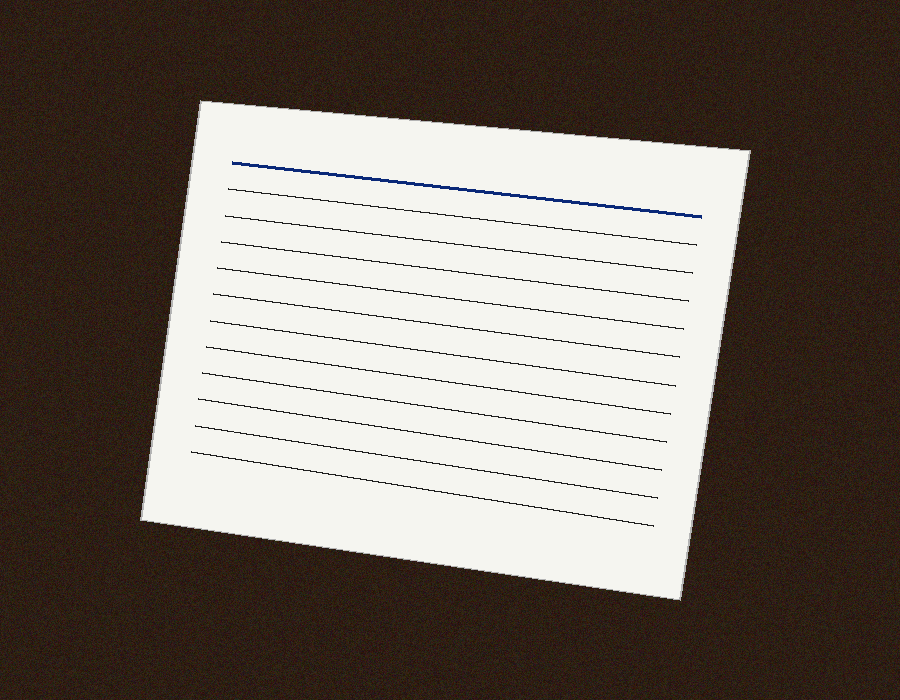
#> input picture dataset/raw/sample_doc_skewed.png, 900 x 700 px
$ python week4_api_test_md4.py
#> lines starting #> are read from the running program, lines starting #| are printed output that depends on the picture
#> in test_image, image is the input picture: shape (700, 900, 3); mean B, G, R 101.6, 109.4, 118.6
### modules/image_enhancer.py

"""
Module 4: Image Enhancement
Chức năng:
    1. Chuyển ảnh sang ảnh xám.
    2. Cân bằng ánh sáng và giảm ảnh hưởng của bóng đổ.
    3. Làm nét văn bản.
    4. Nhị phân hóa thích nghi.
    5. Kết hợp các bước xử lý thành một pipeline hoàn chỉnh.

Đầu vào:
    Ảnh tài liệu dạng NumPy array.

Đầu ra:
    - Ảnh đã cân bằng ánh sáng.
    - Ảnh đã làm nét.
    - Ảnh nhị phân đen trắng.
"""

import os
from typing import Tuple

import cv2
import numpy as np


# ============================================================
# 1. KIỂM TRA ẢNH ĐẦU VÀO
# ============================================================

def validate_image(image: np.ndarray) -> None:
    """
    Kiểm tra ảnh đầu vào có hợp lệ hay không.

    Ảnh phải là NumPy array, không rỗng và có kiểu dữ liệu uint8.
    """
    if image is None:
        raise ValueError("Ảnh đầu vào không được là None.")

    if not isinstance(image, np.ndarray):
        raise TypeError("Ảnh đầu vào phải là một NumPy array.")

    if image.size == 0:
        raise ValueError("Ảnh đầu vào không được rỗng.")

    if image.dtype != np.uint8:
        raise TypeError(
            "Ảnh phải có kiểu dữ liệu uint8, "
            "với giá trị pixel nằm trong khoảng 0-255."
        )

    if image.ndim not in (2, 3):
        raise ValueError("Ảnh phải có 2 hoặc 3 chiều.")

    if image.ndim == 3 and image.shape[2] not in (3, 4):
        raise ValueError("Ảnh màu phải có 3 kênh BGR hoặc 4 kênh BGRA.")


# ============================================================
# 2. CHUYỂN ẢNH SANG ẢNH XÁM
# ============================================================

def convert_to_grayscale(image: np.ndarray) -> np.ndarray:
    """
    Chuyển ảnh màu sang ảnh xám.

    Nếu ảnh đã là ảnh xám thì trả về bản sao.
    Ảnh có 4 kênh được chuyển từ BGRA sang ảnh xám.
    """
    validate_image(image)

    if image.ndim == 2:
        return image.copy()

    if image.shape[2] == 4:
        return cv2.cvtColor(image, cv2.COLOR_BGRA2GRAY)

    return cv2.cvtColor(image, cv2.COLOR_BGR2GRAY)


# ============================================================
# 3. CÂN BẰNG ÁNH SÁNG VÀ GIẢM BÓNG ĐỔ
# ============================================================

def correct_illumination(
    image: np.ndarray,
    sigma: float = 25.0
) -> np.ndarray:
    """
    Cân bằng ánh sáng bằng phương pháp ước lượng nền sáng.

    Các bước:
        - Chuyển ảnh sang ảnh xám.
        - Làm mờ ảnh để ước lượng ánh sáng nền.
        - Điều chỉnh độ sáng dựa trên nền ước lượng.
        - Giới hạn pixel trong khoảng 0-255.

    Tham số:
        image: Ảnh đầu vào BGR, BGRA hoặc ảnh xám.
        sigma: Độ rộng làm mờ khi ước lượng nền sáng.

    Trả về:
        Ảnh xám đã cân bằng ánh sáng.
    """
    if not isinstance(sigma, (int, float)) or isinstance(sigma, bool):
        raise TypeError("sigma phải là một số.")

    if not np.isfinite(sigma) or sigma <= 0:
        raise ValueError("sigma phải lớn hơn 0.")

    gray = convert_to_grayscale(image)

    # Ước lượng nền sáng bằng bộ lọc Gaussian.
    background = cv2.GaussianBlur(
        gray,
        (0, 0),
        sigmaX=float(sigma),
        sigmaY=float(sigma)
    )
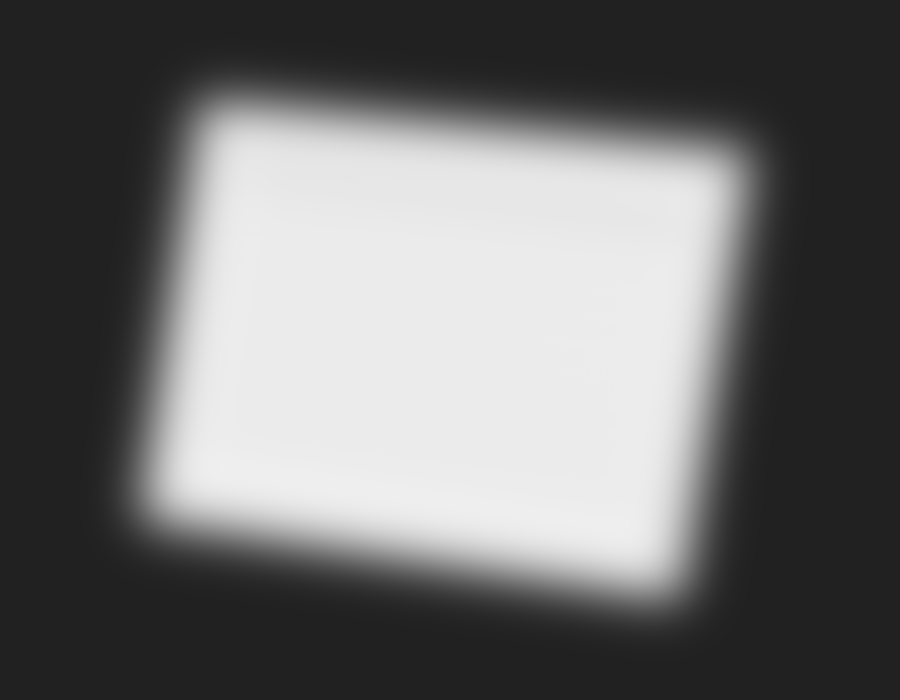
#> background: shape (700, 900); min 33, max 239, mean 111.2

    # Chuyển sang số thực để phép chia chính xác hơn.
    gray_float = gray.astype(np.float32)
    background_float = background.astype(np.float32)

    # Tránh chia cho 0 tại các vùng quá tối.
    background_float = np.maximum(background_float, 1.0)

    # Điều chỉnh độ sáng tương đối theo nền sáng.
    mean_background = float(np.mean(background_float))
#> mean_background = 111.2

    corrected = (
        gray_float / background_float * mean_background
    )
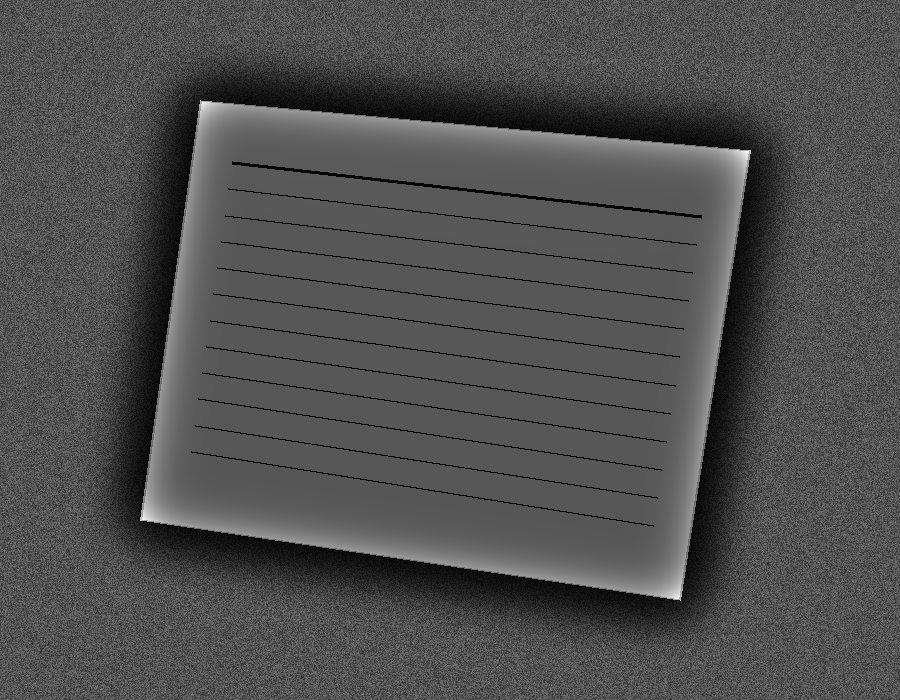
#> corrected: shape (700, 900) float32; min 14.01, max 308.2, mean 106.4; drawn with min black and max white

    # Đưa giá trị pixel về khoảng hợp lệ của ảnh 8-bit.
    corrected = np.clip(corrected, 0, 255)
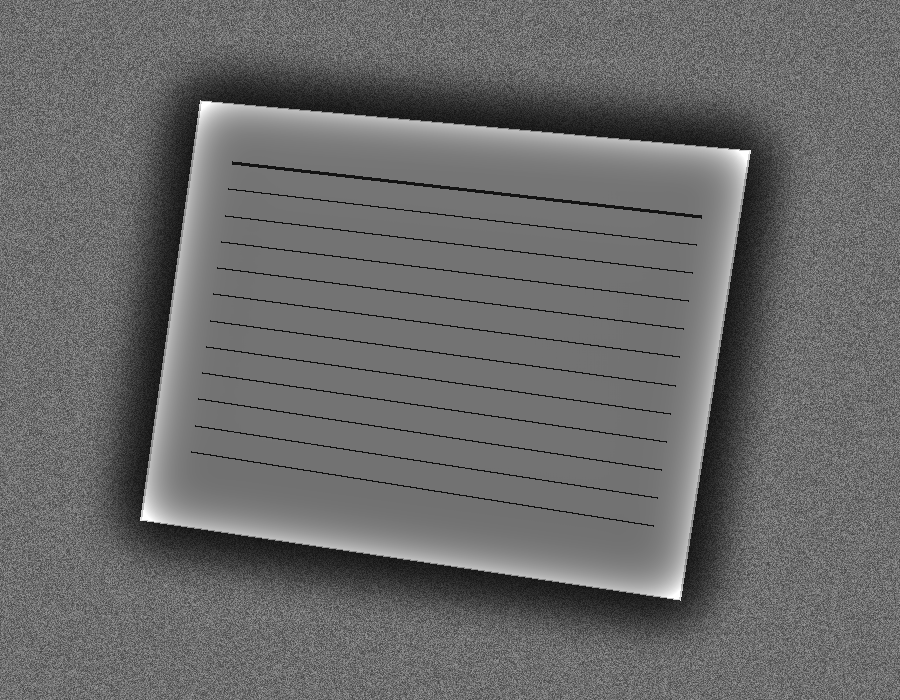
#> corrected: shape (700, 900) float32; min 14.01, max 255, mean 106.4

    return corrected.astype(np.uint8)


# ============================================================
# 4. LÀM NÉT VĂN BẢN
# ============================================================

def sharpen_text(
    image: np.ndarray,
    strength: float = 1.0
) -> np.ndarray:
    """
    Làm nét văn bản bằng kernel tích chập.

    Pixel trung tâm được tăng trọng số, còn các pixel xung quanh
    được lấy với trọng số âm để tăng độ rõ của đường viền.

    Tham số:
        image: Ảnh đầu vào.
        strength: Cường độ làm nét.
                  0.0 là giữ nguyên ảnh.
                  1.0 là mức làm nét thông thường.
                  Giá trị lớn hơn 1.0 làm nét mạnh hơn.

    Trả về:
        Ảnh đã làm nét.
    """
#> called with strength = 1
    if not isinstance(strength, (int, float)) or isinstance(strength, bool):
        raise TypeError("strength phải là một số.")

    if not np.isfinite(strength) or strength < 0:
        raise ValueError("strength phải là số hữu hạn không âm.")

    validate_image(image)

    # Không xử lý nếu cường độ làm nét bằng 0.
    if strength == 0:
        return image.copy()

    alpha = float(strength)

    # Kernel làm nét có tổng hệ số bằng 1.
    kernel = np.array(
        [
            [0, -alpha, 0],
            [-alpha, 1 + 4 * alpha, -alpha],
            [0, -alpha, 0]
        ],
        dtype=np.float32
    )

    # Áp dụng kernel để làm rõ chữ và đường viền.
    sharpened = cv2.filter2D(
        image,
        ddepth=-1,
        kernel=kernel
    )
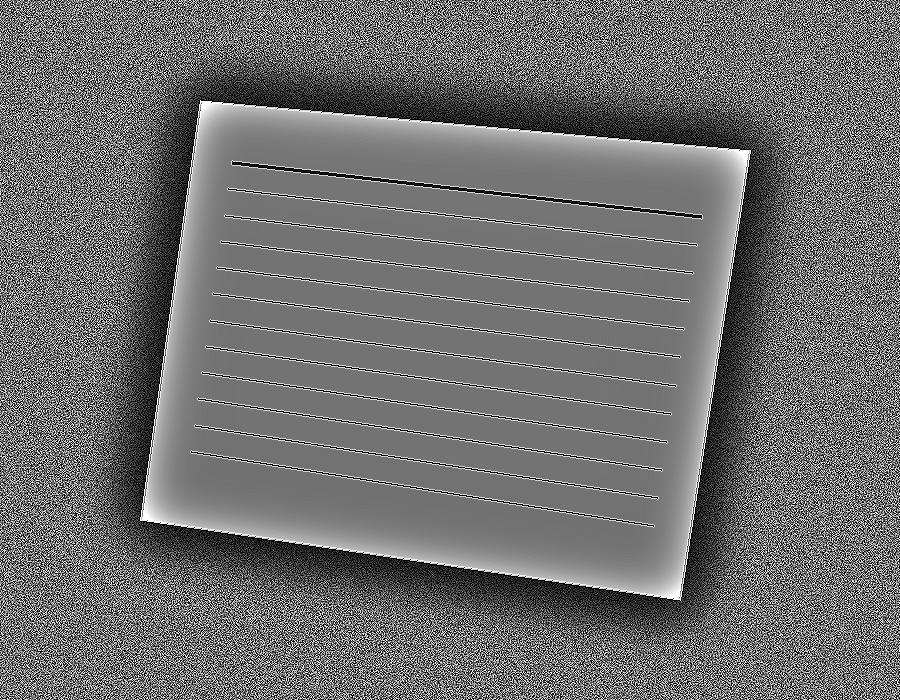
#> sharpened: shape (700, 900); min 0, max 255, mean 110.5

    return sharpened


# ============================================================
# 5. NHỊ PHÂN HÓA THÍCH NGHI
# ============================================================

def adaptive_threshold(
    image: np.ndarray,
    block_size: int = 31,
    C: float = 10.0
) -> np.ndarray:
    """
    Chuyển ảnh xám thành ảnh nhị phân đen trắng.

    Adaptive Threshold tính ngưỡng riêng cho từng vùng nhỏ,
    phù hợp với tài liệu có ánh sáng không đồng đều.

    Tham số:
        image: Ảnh đầu vào.
        block_size: Kích thước vùng tính ngưỡng,
                    phải là số lẻ lớn hơn 1.
        C: Giá trị được trừ khỏi ngưỡng cục bộ.

    Trả về:
        Ảnh nhị phân gồm các pixel đen và trắng.
    """
#> called with block_size = 31, C = 10
    if (
        not isinstance(block_size, (int, np.integer))
        or isinstance(block_size, (bool, np.bool_))
    ):
        raise TypeError("block_size phải là số nguyên.")

    if block_size <= 1 or block_size % 2 == 0:
        raise ValueError("block_size phải là số lẻ lớn hơn 1.")

    if not isinstance(C, (int, float)) or isinstance(C, bool):
        raise TypeError("C phải là một số.")

    if not np.isfinite(C):
        raise ValueError("C phải là số hữu hạn.")

    gray = convert_to_grayscale(image)

    # Làm mượt nhẹ để giảm nhiễu trước khi phân ngưỡng.
    smoothed = cv2.GaussianBlur(
        gray,
        (3, 3),
        0
    )

    # Tính ngưỡng cục bộ bằng phương pháp Gaussian.
    binary = cv2.adaptiveThreshold(
        smoothed,
        maxValue=255,
        adaptiveMethod=cv2.ADAPTIVE_THRESH_GAUSSIAN_C,
        thresholdType=cv2.THRESH_BINARY,
        blockSize=int(block_size),
        C=float(C)
    )
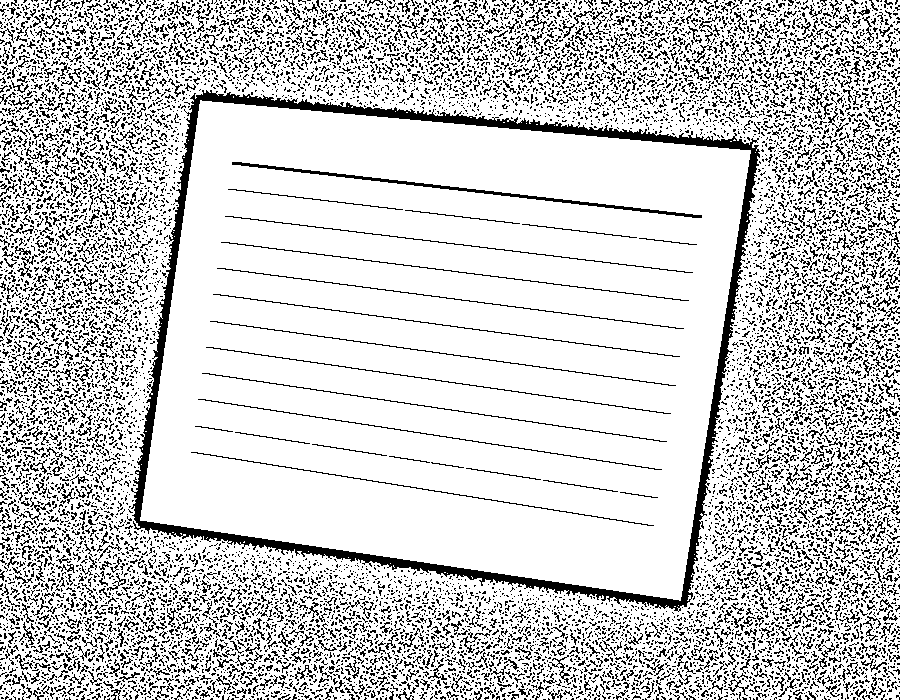
#> binary: shape (700, 900); 80.3% white; black in thin lines or dots

    return binary


# ============================================================
# 6. PIPELINE TĂNG CƯỜNG CHẤT LƯỢNG ẢNH
# ============================================================

def enhance_document(
    image: np.ndarray,
    sigma: float = 25.0,
    sharpen_strength: float = 1.0,
    block_size: int = 31,
    C: float = 10.0
) -> Tuple[np.ndarray, np.ndarray, np.ndarray]:
    """
    Thực hiện toàn bộ quy trình tăng cường chất lượng ảnh.

    Các bước:
        1. Cân bằng ánh sáng.
        2. Làm nét văn bản.
        3. Nhị phân hóa thích nghi.

    Trả về:
        Một tuple gồm:
        - corrected: Ảnh đã cân bằng ánh sáng.
        - sharpened: Ảnh đã làm nét.
        - binary: Ảnh nhị phân đen trắng.

    Module 5 có thể sử dụng các ảnh đầu ra tùy theo nhu cầu.
    """
    validate_image(image)

    # Bước 1: Giảm ảnh hưởng của ánh sáng không đồng đều.
    corrected = correct_illumination(
        image,
        sigma=sigma
    )

    # Bước 2: Tăng độ rõ của văn bản.
    sharpened = sharpen_text(
        corrected,
        strength=sharpen_strength
    )

    # Bước 3: Chuyển ảnh thành đen trắng.
    binary = adaptive_threshold(
        sharpened,
        block_size=block_size,
        C=C
    )

    return corrected, sharpened, binary


# ============================================================
# 7. TẠO ẢNH MẪU ĐỂ KIỂM TRA
# ============================================================

# [84 lines left out: function create_sample_image, not called in this run]


# ============================================================
# 8. KIỂM TRA MODULE 4 ĐỘC LẬP
# ============================================================

# [72 lines that do not run on import are left out]

### tools/week4_api_test_md4.py

import sys
from pathlib import Path

import cv2
import numpy as np

# Thêm thư mục gốc dự án vào đường dẫn tìm kiếm của Python
PROJECT_ROOT = Path(__file__).resolve().parents[1]
sys.path.insert(0, str(PROJECT_ROOT))

from modules.image_enhancer import enhance_document


# Khai báo thư mục dữ liệu và thư mục lưu kết quả
INPUT_DIR = PROJECT_ROOT / "dataset" / "raw"
OUTPUT_DIR = PROJECT_ROOT / "dataset" / "output" / "tv4_week4"
OUTPUT_DIR.mkdir(parents=True, exist_ok=True)


def validate_image(image, original_shape):
    """Kiểm tra kiểu dữ liệu và kích thước ảnh đầu ra."""
    if not isinstance(image, np.ndarray):
        return False

    if image.dtype != np.uint8:
        return False

    if image.ndim != 2:
        return False

    if image.shape != original_shape[:2]:
        return False

    return True


def test_image(image_path):
    """Kiểm thử toàn bộ API Module 4 trên một ảnh."""
    image = cv2.imread(str(image_path))

    if image is None:
        return {
            "image": image_path.name,
            "status": "FAIL",
            "details": "Khong doc duoc anh"
        }

    try:
        # Chạy toàn bộ quy trình xử lý của Module 4
        results = enhance_document(image)

        if not isinstance(results, (tuple, list)) or len(results) != 3:
            raise ValueError(
                "enhance_document phai tra ve 3 anh"
            )

        corrected, sharpened, binary = results
        outputs = {
            "illumination": corrected,
            "sharpened": sharpened,
            "binary": binary
        }

        # Kiểm tra từng ảnh đầu ra
        for name, output in outputs.items():
            if not validate_image(output, image.shape):
                raise ValueError(
                    f"Anh {name} sai kieu du lieu hoac kich thuoc"
                )

            output_path = (
                OUTPUT_DIR /
                f"{image_path.stem}_{name}.png"
            )
            cv2.imwrite(str(output_path), output)
#> this loop made 3 passes
#> name on passes 1 to 3: 'illumination', 'sharpened', 'binary'

        return {
            "image": image_path.name,
            "status": "PASS",
            "details": "Ba anh dau ra hop le"
        }

    except Exception as error:
        return {
            "image": image_path.name,
            "status": "FAIL",
            "details": str(error)
        }


def main():
    """Chạy kiểm thử API trên toàn bộ ảnh trong dataset/raw."""
    extensions = {".jpg", ".jpeg", ".png", ".bmp"}

    if not INPUT_DIR.exists():
        print(f"Khong tim thay thu muc: {INPUT_DIR}")
        return

    image_paths = sorted(
        path for path in INPUT_DIR.iterdir()
        if path.is_file() and path.suffix.lower() in extensions
    )

    if not image_paths:
        print("Khong tim thay anh dau vao.")
        return

    results = [test_image(path) for path in image_paths]

    report_path = OUTPUT_DIR / "api_test_report.csv"

    import csv

    with open(report_path, "w", newline="", encoding="utf-8-sig") as file:
        writer = csv.DictWriter(
            file,
            fieldnames=["image", "status", "details"]
        )
        writer.writeheader()
        writer.writerows(results)

    passed = sum(result["status"] == "PASS" for result in results)
    failed = len(results) - passed

    print("\n===== KET QUA KIEM THU MODULE 4 =====")
    print(f"Tong so anh: {len(results)}")
    print(f"Thanh cong: {passed}")
    print(f"That bai: {failed}")
    print(f"Bao cao: {report_path}")


if __name__ == "__main__":
    main()
